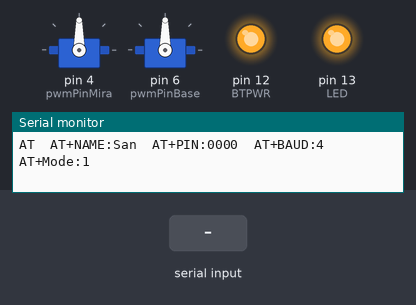
Simulated run of this sketch. Board: Arduino Uno, built with avr-gcc and run on an emulated ATmega328P. Shown: 2 × servo, output pins drawn as LEDs (lit = HIGH), the last lines printed to the serial monitor. The test bench sets the inputs (shaded band).

Above: at 8.2 s.
8.3 s: "0\n" received over Serial
At 8.7 s:
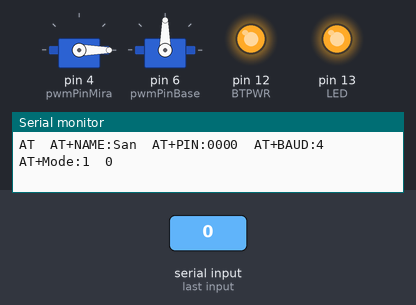
9.8 s: "180\n" received over Serial
At 11.0 s:
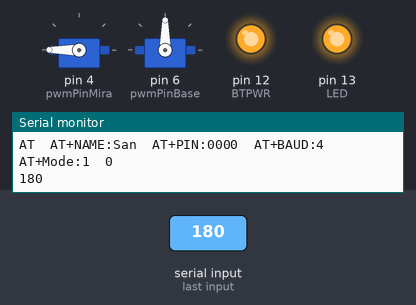
11.3 s: "1\n" received over Serial
At 12.2 s:
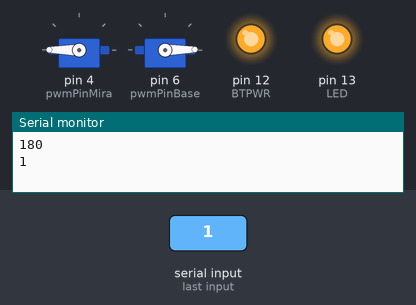
12.8 s: "90\n" received over Serial
At 13.3 s:
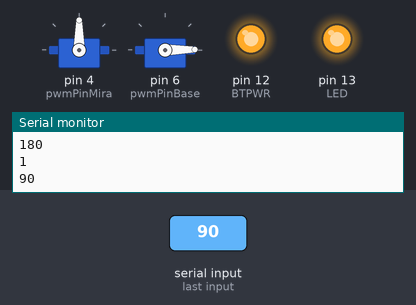
14.3 s: "0\n" received over Serial
At 15.6 s:
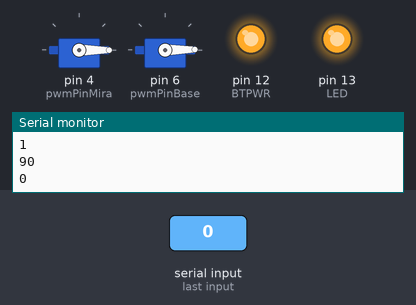
Timing chart, 0 to 16.8 s (numbered marks = the images above; inputs shaded):
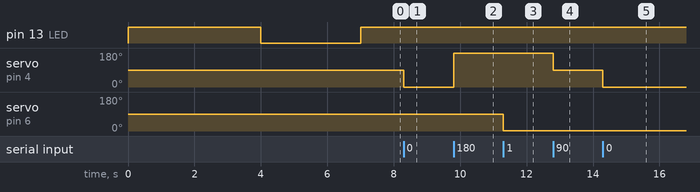

The sketch:

sketch_apr17a_servo_v1_OK.ino
```cpp
#include <Servo.h>

const int LED = 13;
const int BTPWR = 12;

char nombreBT[11] = "San";
char pin[5] = "0000";
char velocidad = '4'; // la velocidad 9600 se corresponde con el num. 4
char modo='1';        // '0' para esclavo y '1' para maestro

Servo servo_mira;
Servo servo_base;

const int pwmPinMira = 4; // un servo en el pin 4
const int pwmPinBase = 6; // otro servo en el pin 6

char val;
String grados;
int angulo;


void setup(){
  pinMode(LED, OUTPUT);
  pinMode(BTPWR, OUTPUT);

  Serial.begin(38400);  // velocidad de BT en modo de configuración.

  /*solo pulsador */
  // bluetooth con pulsador y sin conectar por cable EN ó KEY
  digitalWrite(LED, HIGH);
  delay(4000);
  digitalWrite(LED, LOW);
  //++++++++++++++++++++++/

  digitalWrite(BTPWR, HIGH);
  delay(3000);
  Serial.print("AT\r\t");  // con \r\t le indicamos que ha terminado la linea de codigo

  Serial.print("AT+NAME:");
  Serial.print(nombreBT);
  Serial.print("\r\t");

  Serial.print("AT+PIN:");  // ó AT+PSWD:
  Serial.print(pin);
  Serial.print("\r\t");

  Serial.print("AT+BAUD:");
  Serial.print(velocidad);
  Serial.print("\r\t");

  Serial.print("AT+Mode:");
  Serial.print(modo);
  Serial.print("\r\t");

  digitalWrite(LED, HIGH);

  pinMode(pwmPinMira, OUTPUT);
  pinMode(pwmPinBase, OUTPUT);
  servo_mira.attach(pwmPinMira);
  servo_base.attach(pwmPinBase);

}

void loop(){

if( Serial.available() ) {
val = Serial.read();
if (isDigit(val)) { grados += (char)val; }
if (val == '\n') {
angulo = grados.toInt();
Serial.println(angulo);
if( angulo == 0 )
{
servo_mira.write(angulo);
}
if( angulo == 90 )
{
servo_mira.write(angulo);
}
if( angulo == 180 )
{
servo_mira.write(angulo);
}
if( angulo == 1 )
{
servo_base.write(angulo);
}
if( angulo == 91 )
{
servo_base.write(angulo);
}
if( angulo == 181 )
{
servo_base.write(angulo);
}

grados = "";

}
}

} // => Fin Loop
```

Measured:
- after the input at 8.3 s, servo on pin 4 (pwmPinMira): 90° → 0° at once
- after the input at 9.8 s, servo on pin 4 (pwmPinMira): 0° → 180° at once
- after the input at 11.3 s, servo on pin 6 (pwmPinBase): 90° → 1° at once
- after the input at 12.8 s, servo on pin 4 (pwmPinMira): 180° → 90° at once
- after the input at 14.3 s, servo on pin 4 (pwmPinMira): 90° → 0° at once
